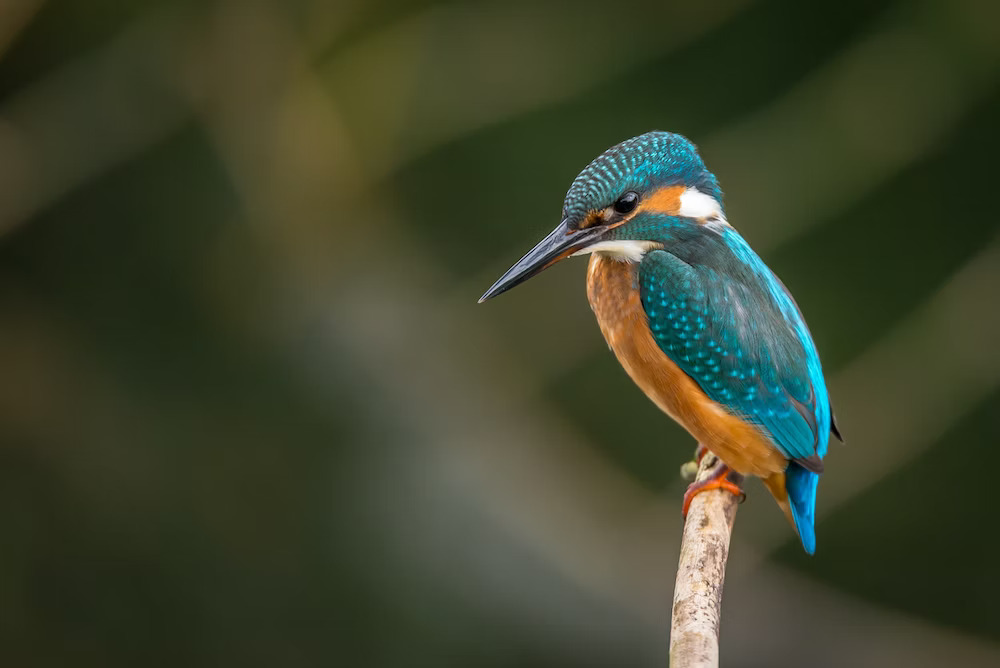
#> input picture bird.jpg, 1000 x 668 px, found by its file name
$ jupyter execute edge.ipynb
#> lines starting #> are read from the running program, lines starting #| are printed output that depends on the picture; after the words box and inside, x2 and y2 are one past the last pixel; in counts of white or black regions, pixels touching at a corner belong together
[cell 1]
import cv2
import numpy as np
import matplotlib.pyplot as plt

[cell 2]
# read the image
image = cv2.imread("/home/nmit/Downloads/bird.jpg")
#> image is the input picture: shape (668, 1000, 3); mean B, G, R 45.2, 67.6, 61.7

[cell 3]
# convert it to grayscale
gray = cv2.cvtColor(image, cv2.COLOR_BGR2GRAY)
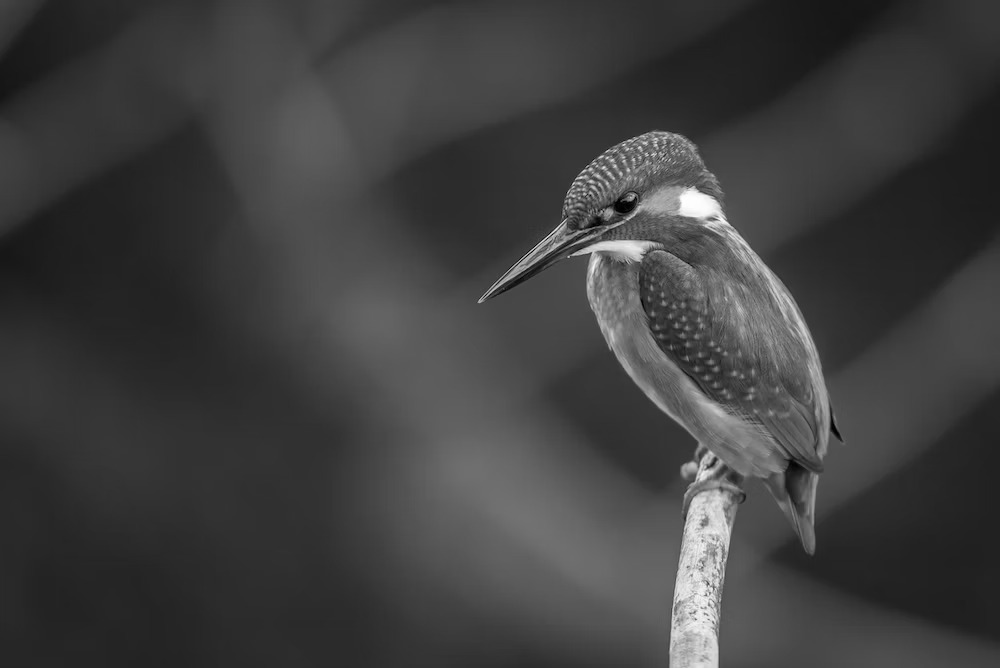
#> gray: shape (668, 1000); min 0, max 255, mean 63.3

[cell 4]
# show the grayscale image
plt.imshow(gray, cmap="gray")
plt.show()

[cell 5]
# perform the canny edge detector to detect image edges
edges = cv2.Canny(gray, threshold1=30, threshold2=100)
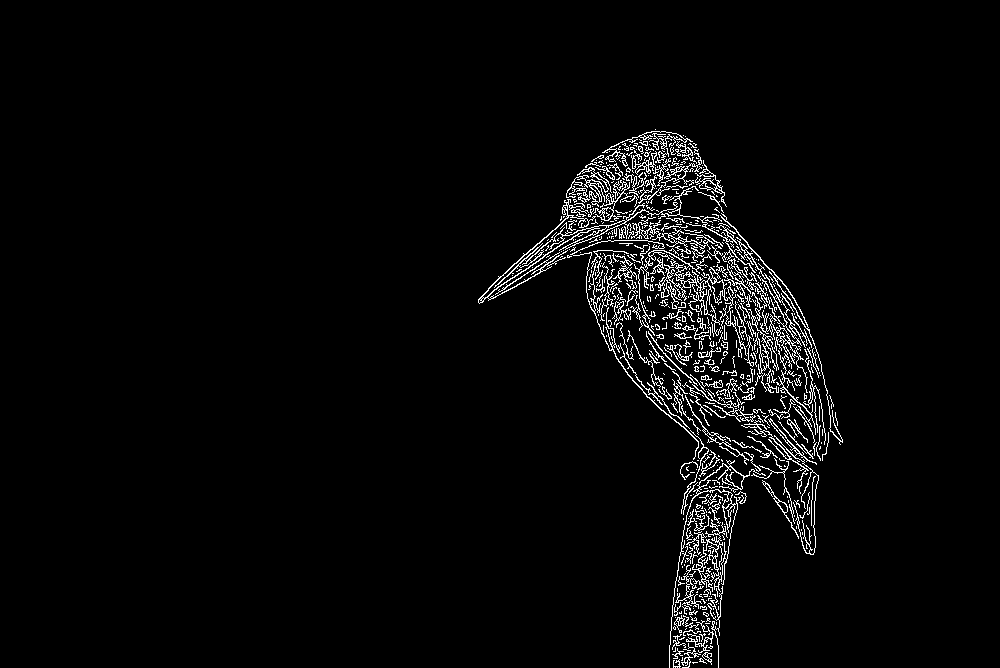
#> edges: shape (668, 1000); 3.2% white in thin lines or dots, all inside (x1, y1, x2, y2) = (478, 129, 843, 668)

[cell 6]
plt.imshow(edges)
plt.show()

[cell 7]
# Python program to illustrate HoughLine
# method for line detection
import cv2
import numpy as np

# Reading the required image in
# which operations are to be done.
# Make sure that the image is in the same
# directory in which this python program is
img = cv2.imread('/home/nmit/Downloads/line.jpg')
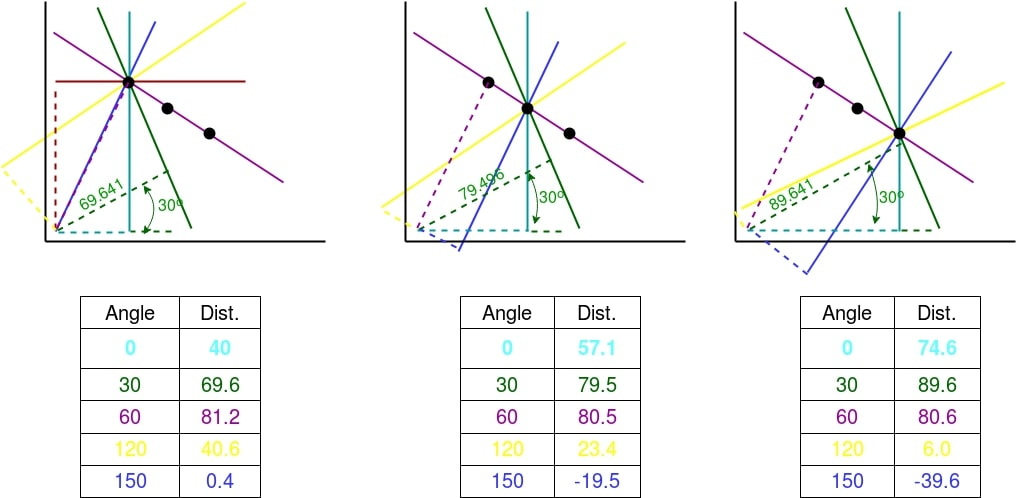
#> input picture line.jpg, 1017 x 498 px, found by its file name
#> img is the input picture: shape (498, 1017, 3); mean B, G, R 244.1, 245.1, 244.3

# Convert the img to grayscale
gray = cv2.cvtColor(img, cv2.COLOR_BGR2GRAY)
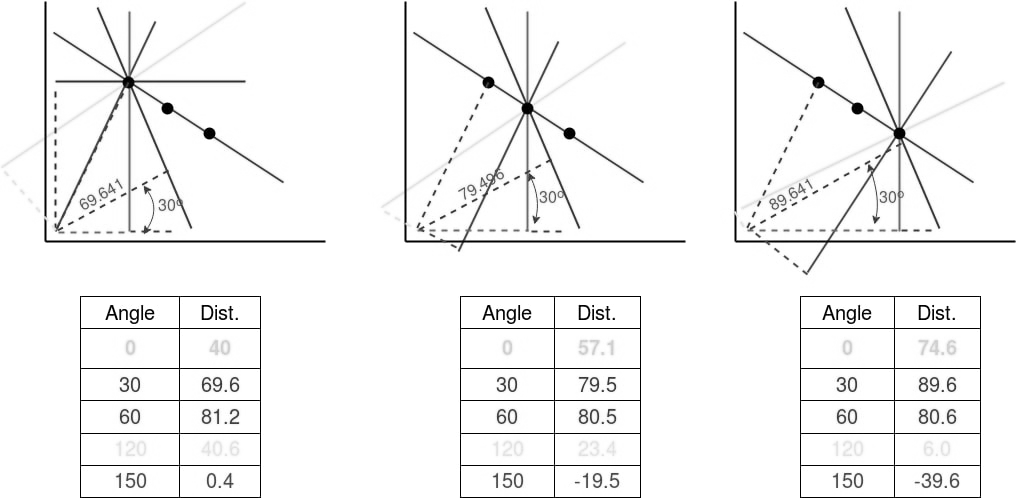
#> gray: shape (498, 1017); min 0, max 255, mean 244.7

# Apply edge detection method on the image
edges = cv2.Canny(gray, 50, 150, apertureSize=3)
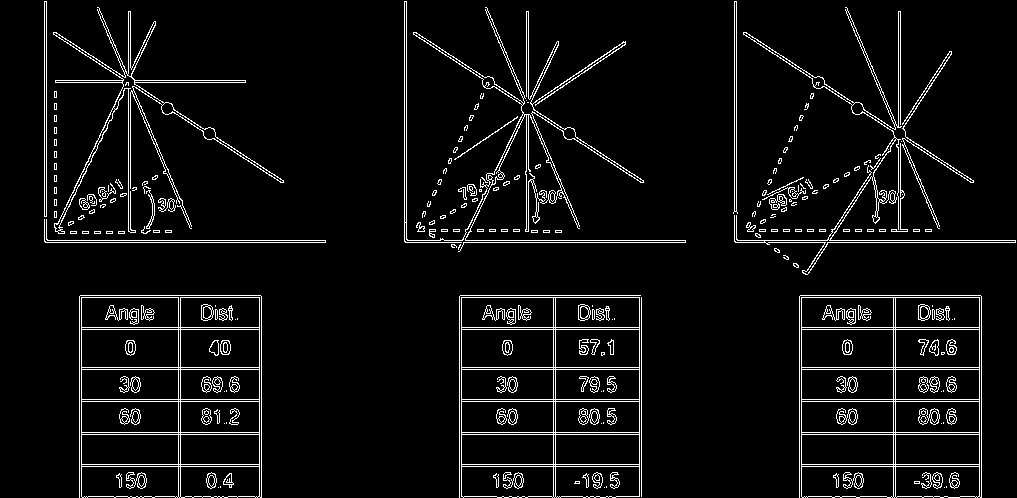
#> edges: shape (498, 1017); 5.6% white in thin lines or dots

# This returns an array of r and theta values
lines = cv2.HoughLines(edges, 1, np.pi/180, 200)
#> lines = 56 rows, first 8: [242, 1.57], [240, 1.57], [295, 1.57], [327, 1.57], [329, 1.57], [367, 1.57], [369, 1.57], [399, 1.57]

# The below for loop runs till r and theta values
# are in the range of the 2d array
for r_theta in lines:
    arr = np.array(r_theta[0], dtype=np.float64)
    r, theta = arr
    # Stores the value of cos(theta) in a
    a = np.cos(theta)

    # Stores the value of sin(theta) in b
    b = np.sin(theta)

    # x0 stores the value rcos(theta)
    x0 = a*r

    # y0 stores the value rsin(theta)
    y0 = b*r

    # x1 stores the rounded off value of (rcos(theta)-1000sin(theta))
    x1 = int(x0 + 1000*(-b))

    # y1 stores the rounded off value of (rsin(theta)+1000cos(theta))
    y1 = int(y0 + 1000*(a))

    # x2 stores the rounded off value of (rcos(theta)+1000sin(theta))
    x2 = int(x0 - 1000*(-b))

    # y2 stores the rounded off value of (rsin(theta)-1000cos(theta))
    y2 = int(y0 - 1000*(a))

    # cv2.line draws a line in img from the point(x1,y1) to (x2,y2).
    # (0,0,255) denotes the colour of the line to be
    # drawn. In this case, it is red.
    cv2.line(img, (x1, y1), (x2, y2), (0, 0, 255), 2)
#> this loop made 56 passes
#> (r, theta, a, b, x0, y0, x1, y1) on passes 1 to 12: (242, 1.57, -4.37e-08, 1, -1.06e-05, 242, -1000, 241), (240, 1.57, -4.37e-08, 1, -1.05e-05, 240, -1000, 239), (295, 1.57, -4.37e-08, 1, -1.29e-05, 295, -1000, 294), (327, 1.57, -4.37e-08, 1, -1.43e-05, 327, -1000, 326), (329, 1.57, -4.37e-08, 1, -1.44e-05, 329, -1000, 328), (367, 1.57, -4.37e-08, 1, -1.6e-05, 367, -1000, 366), (369, 1.57, -4.37e-08, 1, -1.61e-05, 369, -1000, 368), (399, 1.57, -4.37e-08, 1, -1.74e-05, 399, -1000, 398), (401, 1.57, -4.37e-08, 1, -1.75e-05, 401, -1000, 400), (432, 1.57, -4.37e-08, 1, -1.89e-05, 432, -1000, 431), (434, 1.57, -4.37e-08, 1, -1.9e-05, 434, -1000, 433), (464, 1.57, -4.37e-08, 1, -2.03e-05, 464, -1000, 463)
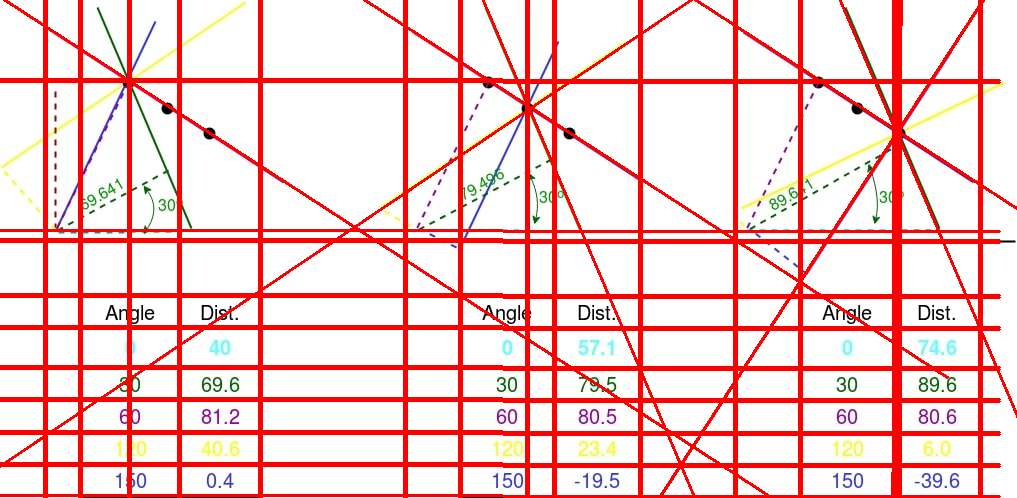
#> img: shape (498, 1017, 3); 18.01% of pixels changed, all inside (x1, y1, x2, y2) = (0, 0, 1017, 498)

# All the changes made in the input image are finally
# written on a new image houghlines.jpg
cv2.imwrite('linesDetected.jpg', img)
#> Out = True

[cell 8]
import cv2
import numpy as np

# Read image
image = cv2.imread('/home/nmit/Downloads/line.jpg')

# Convert image to grayscale
gray = cv2.cvtColor(image,cv2.COLOR_BGR2GRAY)

# Use canny edge detection
edges = cv2.Canny(gray,50,150,apertureSize=3)

# Apply HoughLinesP method to
# to directly obtain line end points
lines_list =[]
lines = cv2.HoughLinesP(
    edges, # Input edge image
    1, # Distance resolution in pixels
    np.pi/180, # Angle resolution in radians
    threshold=100, # Min number of votes for valid line
    minLineLength=5, # Min allowed length of line
    maxLineGap=10 # Max allowed gap between line for joining them
)
#> lines = 103 rows, first 6: [734, 240, 1015, 240], [405, 242, 685, 242], [459, 297, 641, 297], [79, 327, 261, 327], [79, 434, 261, 434], [459, 464, 641, 464]

# Iterate over points
for points in lines:
    # Extracted points nested in the list
    x1,y1,x2,y2=points[0]
    # Draw the lines joing the points
    # On the original image
    cv2.line(image,(x1,y1),(x2,y2),(0,255,0),2)
    # Maintain a simples lookup list for points
    lines_list.append([(x1,y1),(x2,y2)])
#> this loop made 103 passes
#> points on passes 22 to 33: [[128, 242, 128, 11]], [[898, 202, 899, 139]], [[895, 140, 895, 121]], [[900, 242, 900, 139]], [[555, 496, 555, 295]], [[528, 240, 528, 181]], [[46, 27, 283, 180]], [[747, 231, 931, 231]], [[734, 241, 734, 1]], [[46, 242, 46, 1]], [[81, 495, 81, 295]], [[406, 239, 406, 1]]
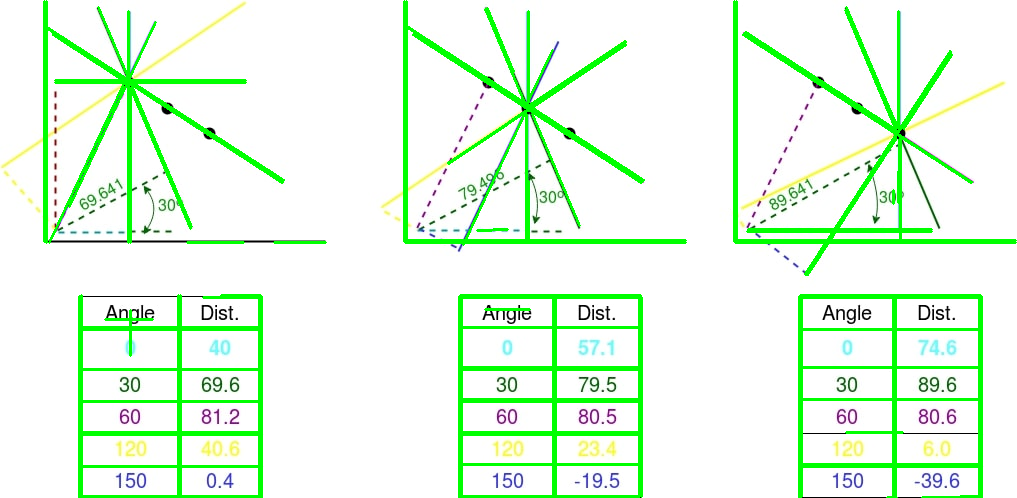
#> image: shape (498, 1017, 3); 8.65% of pixels changed, all inside (x1, y1, x2, y2) = (43, 0, 1017, 498)

# Save the result image
cv2.imwrite('detectedLines.png',image)
#> Out = True
